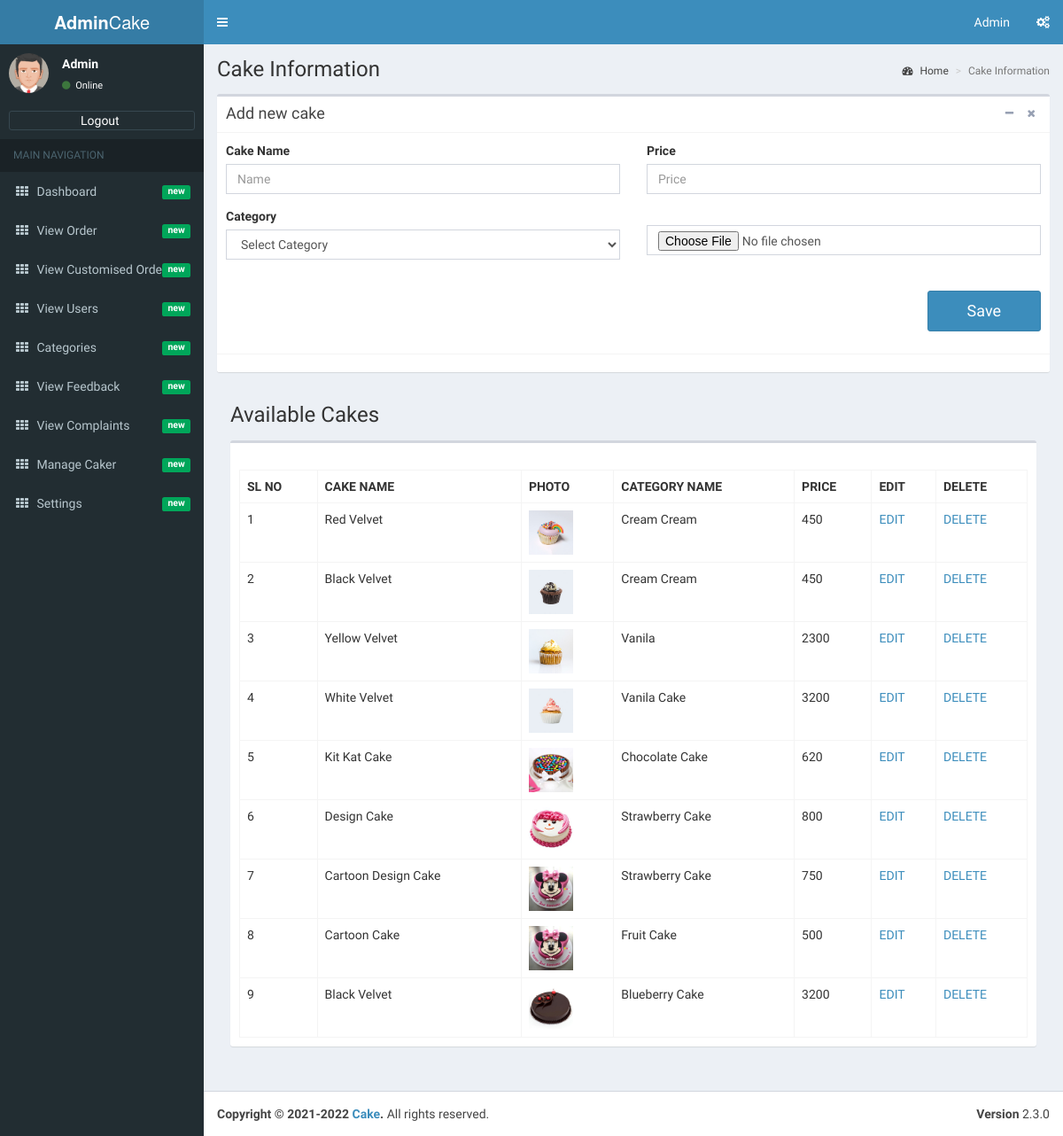
The app's page /admin/admin-manage-cakes.php (signed in), older data.
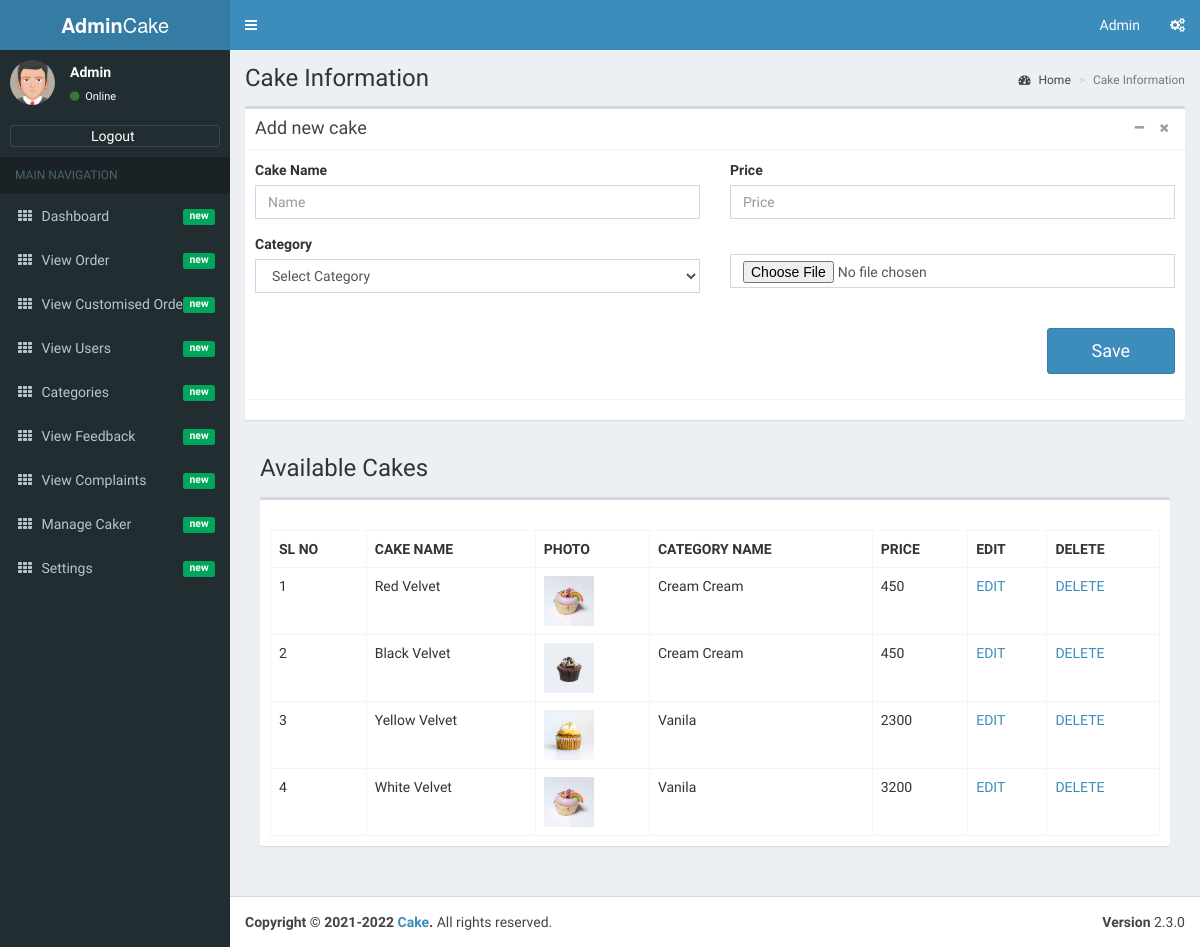
The same page, newer data.
### tables this page shows
CREATE TABLE IF NOT EXISTS `tbl_cake` (
  `id` int(11) NOT NULL AUTO_INCREMENT,
  `cake_name` varchar(50) NOT NULL,
  `category_name` varchar(50) NOT NULL,
  `cake_price` decimal(10,0) NOT NULL,
  `photo` varchar(100) NOT NULL,
  `caker_id` int(11) NOT NULL DEFAULT '0',
  PRIMARY KEY (`id`)
);

### admin/admin-manage-cakes.php (the view, shortened to what this page needs)
<?php
if(isset($_SESSION['logged_in']) && !empty($_SESSION['logged_in']))
{
   include('dbconnection.php');
   require_once('admin-header.php');
   $saveButton = 1;
   $edit_cake_value  = "";
   $edit_price_value  = "";
?>
<div class="content-wrapper">
        <section class="content-header">
          <h1>
            Cake Information
          </h1>
          <ol class="breadcrumb">
            <li><a href="index.php"><i class="fa fa-dashboard"></i> Home</a></li>
            <li class="active">Cake Information</li>
          </ol>
        </section>
        <section class="content">
          <div class="box box-default">
            <div class="box-header with-border">
              <h3 class="box-title">Add new cake</h3>
              <div class="box-tools pull-right">
                <button class="btn btn-box-tool" data-widget="collapse"><i class="fa fa-minus"></i></button>
                <button class="btn btn-box-tool" data-widget="remove"><i class="fa fa-remove"></i></button>
              </div>
            </div>
            <div class="box-body">
			<form method="post" enctype='multipart/form-data'>
              <div class="row">
                <div class="col-md-6">
                  <div class="form-group">
                      <label for="cakename">Cake Name</label>
					  <input type="text" class="form-control" name="cake_name" placeholder="Name" required value="<?php echo $edit_cake_value;?>">
                    </div>
                  <div class="form-group">
                  <label for="cakename">Category</label>
					<select class="form-control select2" name="category_name"  style="width: 100%;">
					  <option >Select Category</option>
									</select>
                  </div>
                </div>
                <div class="col-md-6">
                  <div class="form-group">
                      <label for="cakename">Price</label>
					  <input type="text" class="form-control" name="price" placeholder="Price" required value="<?php echo $edit_price_value;?>">
                    </div>
                </div>
				<div class="col-md-6"><br>
				<div class="form-group">
         <input type="file" name="fileToUpload" class="form-control" required>
				</div>
				</div>
              </div>
              <div class="row">
              <div class="col-md-10"></div>
              <div class="col-md-2"><br>
				<div class="form-group">
                                <?php
                                if ($saveButton==1)
                                {
                                   echo ' <input  type="submit" class="btn btn-block btn-primary btn-lg" value="Save" name="save_cake">';
                                }
                                ?>
				</div>
				</div>
              </div>
			  </form>
            </div>
            <div class="box-footer">
            </div>
          </div>
        <section class="content-header">
          <h1>
            Available Cakes
          </h1>
        </section>
        <section class="content">
          <div class="row">
            <div class="col-xs-12">
              <div class="box">
                <div class="box-header">
                </div>
                <div class="box-body">
              <table cellpadding="0" cellspacing="0" border="0" class="display table table-bordered" id="hidden-table-info">
<tbody>
<tr>
 <th>SL NO</th>
 <th>CAKE NAME</th>
 <th>PHOTO</th>
    <th>CATEGORY NAME</th>
    <th>PRICE</th>
    <th>EDIT</th>
    <th>DELETE</th>
</tr>
<?php
$ret=mysqli_query($con,"select * from tbl_cake");
$cnt=1;
while ($row=mysqli_fetch_array($ret)) {
?>
<tr>
<td><?php echo $cnt; ?></td>
<td><?php  echo $row['cake_name'];?></td>
<td><img src="<?php  echo $row['photo'];?>" alt="" style="width:50px;height:50px"></td>
<td><?php  echo $row['category_name'];?></td>
<td><?php  echo $row['cake_price'];?></td>
<td><a href=<?php echo "admin-manage-cakes.php?editid=".$row['id'];?>>EDIT</a></td>
<td><a href=<?php echo "admin-manage-cakes.php?deleteid=".$row['id'];?>>DELETE</a></td>
</tr>
<?php
$cnt=$cnt+1;
}?>
</tbody>
</table>
                </div>
              </div>
            </div>
          </div>
        </section>
      </div>
<?php
require_once('admin-footer.php');
  }
else
{
 header("location:admin-login.php");
}
?>

### admin/admin-header.php (shortened to what this page needs)
<?php
$activePage = basename($_SERVER['PHP_SELF'], ".php");
?>
<!DOCTYPE html>
<html>
  <head>
    <link rel="stylesheet" href="bootstrap/css/bootstrap.min.css">
    <link rel="stylesheet" href="https://maxcdn.bootstrapcdn.com/font-awesome/4.4.0/css/font-awesome.min.css">
    <link rel="stylesheet" href="https://code.ionicframework.com/ionicons/2.0.1/css/ionicons.min.css">
	<link rel="stylesheet" href="plugins/datatables/dataTables.bootstrap.css">
    <link rel="stylesheet" href="dist/css/AdminLTE.min.css">
    <link rel="stylesheet" href="dist/css/skins/_all-skins.min.css">
    <link rel="stylesheet" href="plugins/iCheck/flat/blue.css">
    <link rel="stylesheet" href="plugins/morris/morris.css">
    <link rel="stylesheet" href="plugins/jvectormap/jquery-jvectormap-1.2.2.css">
    <link rel="stylesheet" href="plugins/datepicker/datepicker3.css">
    <link rel="stylesheet" href="plugins/daterangepicker/daterangepicker-bs3.css">
    <link rel="stylesheet" href="plugins/bootstrap-wysihtml5/bootstrap3-wysihtml5.min.css">
  </head>
  <body class="hold-transition skin-blue sidebar-mini">
    <div class="wrapper">
      <header class="main-header">
        <a href="index2.html" class="logo">
          <span class="logo-lg"><b>Admin</b>Cake</span>
        </a>
        <nav class="navbar navbar-static-top" role="navigation">
          <a href="#" class="sidebar-toggle" data-toggle="offcanvas" role="button">
          </a>
          <div class="navbar-custom-menu">
            <ul class="nav navbar-nav">
              <li class="dropdown messages-menu">
                <a href="#" class="dropdown-toggle" data-toggle="dropdown">
                </a>
              </li>
              <li class="dropdown notifications-menu">
                <a href="#" class="dropdown-toggle" data-toggle="dropdown">
                </a>
              </li>
              <li class="dropdown tasks-menu">
                <a href="#" class="dropdown-toggle" data-toggle="dropdown">
                </a>
              </li>
              <li class="dropdown user user-menu">
                <a href="#" class="dropdown-toggle" data-toggle="dropdown">
                  <span class="hidden-xs">Admin</span>
                </a>
              </li>
              <li>
                <a href="#" data-toggle="control-sidebar"><i class="fa fa-gears"></i></a>
              </li>
            </ul>
          </div>
        </nav>
      </header>
      <aside class="main-sidebar">
        <section class="sidebar">
          <div class="user-panel">
            <div class="pull-left image">
              <img src="dist/img/avatar5.png" class="img-circle" alt="User Image">
            </div>
            <div class="pull-left info">
              <p>Admin</p>
              <a href="#"><i class="fa fa-circle text-success"></i> Online</a>
            </div>
          </div>
         <form action="#" method="get" class="sidebar-form">
            <div class="input-group">
             <a href="logout.php"><span style="color:#FFF;margin-left:80px">Logout</span></a>
            </div>
          </form>
          <ul class="sidebar-menu">
            <li class="header">MAIN NAVIGATION</li>
             <li class=" <?= ($activePage == 'index') ? 'active':''; ?>">
              <a href="index.php">
                <i class="fa fa-th"></i> <span>Dashboard</span> <small class="label pull-right bg-green">new</small>
              </a>
            </li>
            <li class=" <?= ($activePage == 'admin-view-orders') ? 'active':''; ?>">
              <a href="admin-view-orders.php">
                <i class="fa fa-th"></i> <span>View Order</span> <small class="label pull-right bg-green">new</small>
              </a>
            </li>
			<li class=" <?= ($activePage == 'admin-view-customised-cake-orders') ? 'active':''; ?>">
              <a href="admin-view-customised-cake-orders.php">
                <i class="fa fa-th"></i> <span>View Customised Order</span> <small class="label pull-right bg-green">new</small>
              </a>
            </li>
            <li class=" <?= ($activePage == 'admin-view-users') ? 'active':''; ?>">
              <a href="admin-view-users.php">
                <i class="fa fa-th"></i> <span>View Users</span> <small class="label pull-right bg-green">new</small>
              </a>
            </li>
            <li class=" <?= ($activePage == 'admin-manage-categories') ? 'active':''; ?>">
              <a href="admin-manage-categories.php">
                <i class="fa fa-th"></i> <span>Categories</span> <small class="label pull-right bg-green">new</small>
              </a>
            </li>
			 <li class=" <?= ($activePage == 'admin-view-feedback') ? 'active':''; ?>">
              <a href="admin-view-feedback.php">
                <i class="fa fa-th"></i> <span>View Feedback</span> <small class="label pull-right bg-green">new</small>
              </a>
            </li>
			 <li class=" <?= ($activePage == 'admin-view-complaint') ? 'active':''; ?>">
              <a href="admin-view-complaint.php">
                <i class="fa fa-th"></i> <span>View Complaints</span> <small class="label pull-right bg-green">new</small>
              </a>
            </li>
			<li class=" <?= ($activePage == 'admin-add-caker') ? 'active':''; ?>">
              <a href="admin-add-caker.php">
                <i class="fa fa-th"></i> <span>Manage Caker</span> <small class="label pull-right bg-green">new</small>
              </a>
            </li>
			 <li class=" <?= ($activePage == 'admin-settings') ? 'active':''; ?>">
              <a href="admin-settings.php">
                <i class="fa fa-th"></i> <span>Settings</span> <small class="label pull-right bg-green">new</small>
              </a>
            </li>
 </ul>
        </section>
      </aside>

### admin/admin-footer.php (shortened to what this page needs)
      <footer class="main-footer">
        <div class="pull-right hidden-xs">
          <b>Version</b> 2.3.0
        </div>
        <strong>Copyright &copy; 2021-2022 <a href="">Cake</a>.</strong> All rights reserved.
      </footer>
    </div>
  </body>
</html>

Row changes from the older to the newer data that the page shows:
removed tbl_cake: cake_name "Kit Kat Cake", photo (picture), category_name "Chocolate Cake", cake_price "620"
removed tbl_cake: cake_name "Design Cake", photo (picture), category_name "Strawberry Cake", cake_price "800"
removed tbl_cake: cake_name "Cartoon Design Cake", photo (picture), category_name "Strawberry Cake", cake_price "750"
removed tbl_cake: cake_name "Cartoon Cake", photo (picture), category_name "Fruit Cake", cake_price "500"
removed tbl_cake: cake_name "Black Velvet", photo (picture), category_name "Blueberry Cake", cake_price "3200"
changed tbl_cake "White Velvet": photo: a different picture; category_name "Vanila Cake" → "Vanila"
